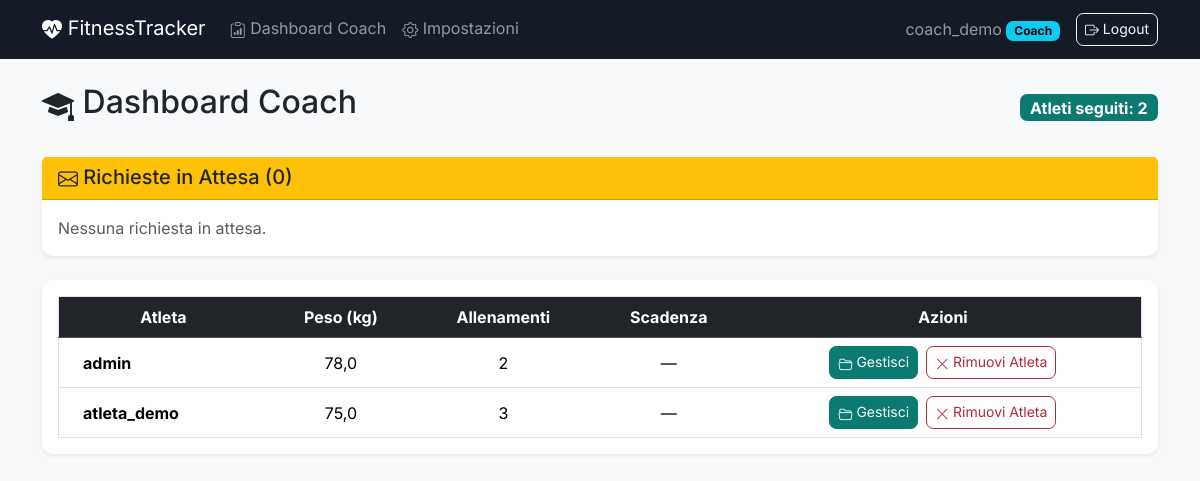
/workouts/ (signed in), run on an earlier commit of the app's database.
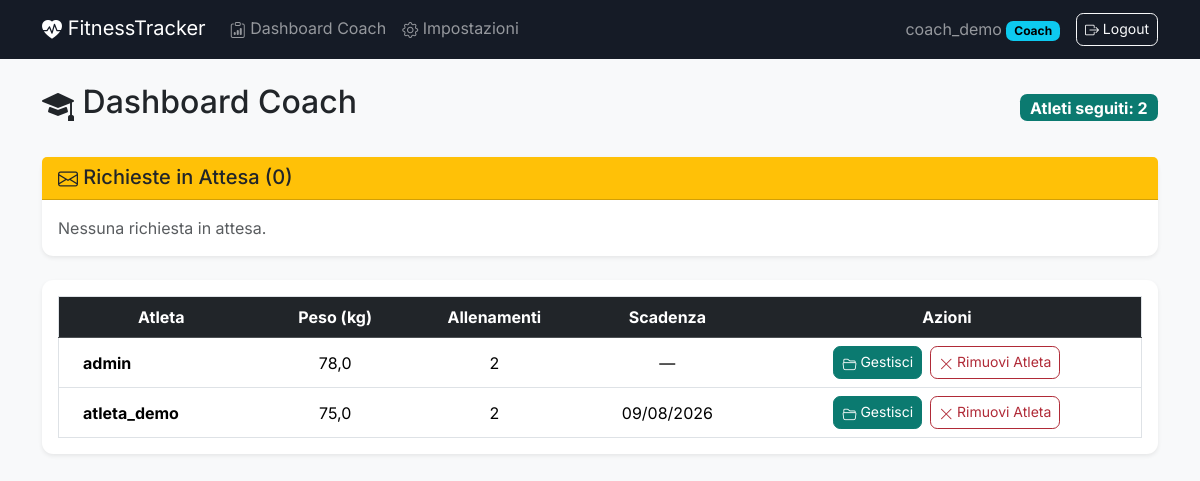
And on a later commit of the database.
### accounts/models.py (models this page shows, shortened)
class CustomUser(AbstractUser):
    is_coach = models.BooleanField(default=False)
    coach = models.ForeignKey(
        'self',
        on_delete=models.SET_NULL,
        null=True,
        blank=True,
        related_name='athletes'
    )
    age = models.PositiveIntegerField(null=True, blank=True)
    weight = models.FloatField(verbose_name="Peso Corporeo (kg)", null=True, blank=True)
    body_fat = models.FloatField(verbose_name="Massa Grassa (%)", null=True, blank=True)
    prezzo_mensile = models.DecimalField(
        verbose_name="Prezzo mensile (€)",
        max_digits=6, decimal_places=2, default=0.00
    )
    def get_active_subscription(self):
        if self.is_coach or not self.coach_id:
            return None
        return self.sent_requests.filter(
            coach=self.coach, status='ACCEPTED'
        ).order_by('-data_richiesta').first()
    def refresh_subscription_status(self):
        from django.utils import timezone
        if self.is_coach or not self.coach_id:
            return
        sub = self.get_active_subscription()
        if sub and sub.data_scadenza and sub.data_scadenza < timezone.now().date():
            sub.status = 'EXPIRED'
            sub.save()
            self.coach = None
            self.save()

class SubscriptionRequest(models.Model):
    STATUS_CHOICES = [
        ('PENDING', 'In attesa'),
        ('ACCEPTED', 'Accettata'),
        ('REJECTED', 'Rifiutata'),
        ('CANCELLED', 'Annullata'),
        ('EXPIRED', 'Scaduta'),
    ]
    atleta = models.ForeignKey(
        settings.AUTH_USER_MODEL, on_delete=models.CASCADE, related_name='sent_requests'
    )
    coach = models.ForeignKey(
        settings.AUTH_USER_MODEL, on_delete=models.CASCADE, related_name='received_requests'
    )
    status = models.CharField(max_length=10, choices=STATUS_CHOICES, default='PENDING')
    data_richiesta = models.DateTimeField(auto_now_add=True)
    data_scadenza = models.DateField(null=True, blank=True)
    class Meta:
        ordering = ['-data_richiesta']

### workouts/views.py (the view, shortened to what this page needs)
# urls.py: path('workouts/', WorkoutListView.as_view(), name='workout_list'),
class WorkoutListView(LoginRequiredMixin, ListView):
    model = WorkoutLog
    template_name = 'workouts/workout_list.html'
    context_object_name = 'workouts'
    def get(self, request, *args, **kwargs):
        if request.user.is_coach:
            for athlete in request.user.athletes.all():
                athlete.refresh_subscription_status()
            pending_requests = SubscriptionRequest.objects.filter(
                coach=request.user, status='PENDING'
            )
            return render(request, 'workouts/coach_dashboard.html', {
                'athletes': request.user.athletes.all(),
                'pending_requests': pending_requests,
            })
        return super().get(request, *args, **kwargs)

### templates/workouts/coach_dashboard.html (shortened to what this page needs)
{% extends 'base.html' %}
{% block content %}
<div class="d-flex flex-column flex-sm-row justify-content-between align-items-sm-center gap-2 mb-4">
    <h1 class="h2"><i class="bi bi-mortarboard-fill"></i> Dashboard Coach</h1>
    <span class="badge bg-primary fs-6">Atleti seguiti: {{ athletes|length }}</span>
</div>
<div class="card shadow-sm mb-4 border-warning">
    <div class="card-header bg-warning text-dark">
        <h2 class="h5 mb-0"><i class="bi bi-envelope"></i> Richieste in Attesa ({{ pending_requests|length }})</h2>
    </div>
    <div class="card-body">
        {% if pending_requests %}
            {% for req in pending_requests %}
                <div class="d-flex flex-column flex-md-row justify-content-between align-items-start align-items-md-center gap-2 border-bottom py-2">
                    <div>
                        <strong>{{ req.atleta.username }}</strong>
                        <small class="text-muted">vuole abbonarsi — {{ req.data_richiesta|date:"d/m/Y H:i" }}</small>
                    </div>
                    <div class="d-flex gap-2">
                        <form method="post" action="{% url 'accept_request' req.id %}" class="m-0">
                            {% csrf_token %}
                            <button type="submit" class="btn btn-sm btn-success"><i class="bi bi-check-circle-fill"></i> Accetta</button>
                        </form>
                        <form method="post" action="{% url 'reject_request' req.id %}" class="m-0">
                            {% csrf_token %}
                            <button type="submit" class="btn btn-sm btn-outline-danger"><i class="bi bi-x-lg"></i> Rifiuta</button>
                        </form>
                    </div>
                </div>
            {% endfor %}
        {% else %}
            <p class="text-muted mb-0">Nessuna richiesta in attesa.</p>
        {% endif %}
    </div>
</div>
<div class="card shadow-sm">
    <div class="card-body">
        {% if athletes %}
        <div class="d-none d-md-block table-responsive">
            <table class="table table-hover border align-middle mb-0">
                <thead class="table-dark text-center">
                    <tr>
                        <th>Atleta</th>
                        <th>Peso (kg)</th>
                        <th>Allenamenti</th>
                        <th>Scadenza</th>
                        <th>Azioni</th>
                    </tr>
                </thead>
                <tbody class="text-center">
                    {% for athlete in athletes %}
                    <tr>
                        <td class="fw-bold text-start ps-4">{{ athlete.username }}</td>
                        <td>{{ athlete.weight|default:"—" }}</td>
                        <td>{{ athlete.workouts.count }}</td>
                        <td>
                            {% with sub=athlete.get_active_subscription %}
                                {% if sub and sub.data_scadenza %}{{ sub.data_scadenza|date:"d/m/Y" }}{% else %}—{% endif %}
                            {% endwith %}
                        </td>
                        <td>
                            <div class="d-flex gap-2 justify-content-center">
                                <a href="{% url 'coach_athlete_detail' athlete.id %}" class="btn btn-sm btn-primary"><i class="bi bi-folder2-open"></i> Gestisci</a>
                                <form method="post" action="{% url 'terminate_subscription' athlete.id %}" class="m-0"
                                      onsubmit="return confirm('Rimuovere questo atleta?')">
                                    <button type="submit" class="btn btn-sm btn-outline-danger"><i class="bi bi-x-lg"></i> Rimuovi Atleta</button>
                                </form>
                            </div>
                        </td>
                    </tr>
                    {% endfor %}
                </tbody>
            </table>
        </div>
        {% else %}
        <p class="text-muted text-center mb-0">Nessun atleta associato al tuo profilo.</p>
        {% endif %}
    </div>
</div>
{% endblock %}

What changed in the data, as far as the page shows it:
changed CustomUser "atleta_demo": workouts.count "3" → "2"; get_active_subscription.data_scadenza (not shown) → "09/08/2026"; no longer shows "—"
